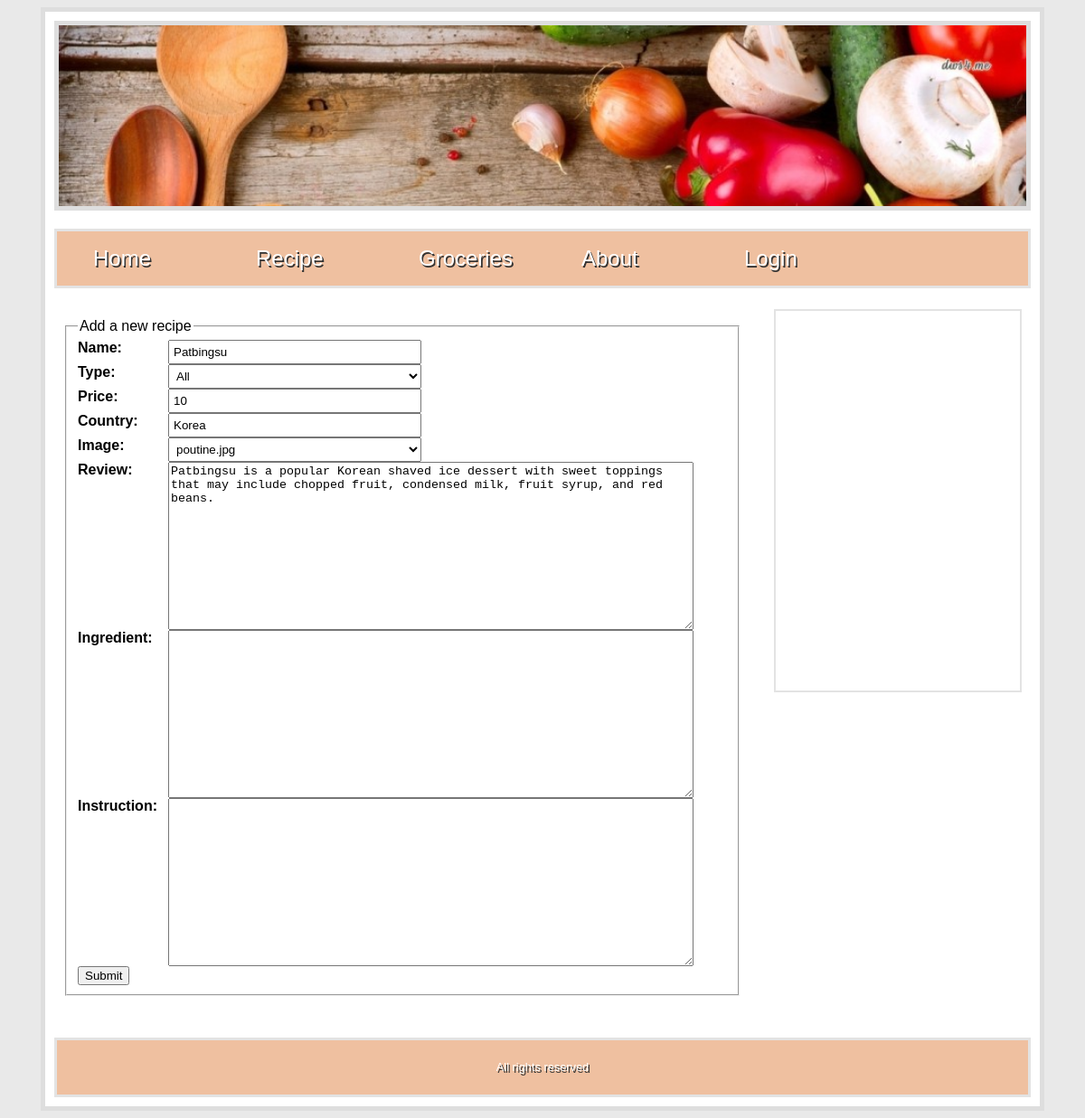
/RecipeAdd.php?update=2, run on the app's committed database.
### tables this page shows
CREATE TABLE IF NOT EXISTS `recipe` (
  `id` int(11) NOT NULL AUTO_INCREMENT,
  `name` varchar(255) DEFAULT NULL,
  `type` varchar(255) DEFAULT NULL,
  `price` double DEFAULT NULL,
  `country` varchar(255) DEFAULT NULL,
  `image` varchar(255) DEFAULT NULL,
  `review` text,
  `ingredient` varchar(255) DEFAULT NULL,
  `instruction` varchar(255) DEFAULT NULL,
  PRIMARY KEY (`id`)
);

### Model/Credentials.php (called while the page is built)
<?php
$host = "localhost";
$user = "root";
$passwd = "";
$database = "recipedb";
?>

### Model/RecipeModel.php (called while the page is built, shortened)
<?php
require ("Entities/RecipeEntity.php");
class RecipeModel {
    function GetRecipeTypes() {
        require ('Credentials.php');
        $result = mysql_query("SELECT DISTINCT type FROM recipe") or die(mysql_error());
        $types = array();
        while ($row = mysql_fetch_array($result)) {
            array_push($types, $row[0]);
        }
        return $types;
    }
    function GetRecipeById($id) {
        require ('Credentials.php');
        $query = "SELECT * FROM recipe WHERE id = $id";
        $result = mysql_query($query) or die(mysql_error());
        while ($row = mysql_fetch_array($result)) {
            $name = $row[1];
            $type = $row[2];
            $price = $row[3];
            $country = $row[4];
            $image = $row[5];
            $review = $row[6];
            $ingredient = $row[7];
            $instruction = $row[8];
            $recipe = new RecipeEntity($id, $name, $type, $price, $country, $image, $review, $ingredient, $instruction);
        }
        return $recipe;
    }
}
?>

### Entities/RecipeEntity.php (called while the page is built, shortened)
<?php
class RecipeEntity
{
    function __construct($id, $name, $type, $price, $country, $image, $review) {
        $this->name = $name;
        $this->price = $price;
        $this->country = $country;
        $this->review = $review;
    }
}
?>

### RecipeAdd.php (the view, shortened to what this page needs)
<?php
require './Controller/RecipeController.php';
$recipeController = new RecipeController();
if(isset($_GET["update"]))
{
    $recipe = $recipeController->GetRecipeById($_GET["update"]);
    $content ="<form action='' method='post'>
    <fieldset>
        <legend>Add a new recipe</legend>
        <label for='name'>Name: </label>
        <input type='text' class='inputField' name='txtName' value='$recipe->name'/><br/>
        <label for='type'>Type: </label>
        <select class='inputField' name='ddlType'>
            <option value='%'>All</option>"
        .$recipeController->CreateOptionValues($recipeController->GetRecipeType()).
        "</select><br/>
        <label for='price'>Price: </label>
        <input type='text' class='inputField' name='txtPrice' value='$recipe->price'/><br/>
        <label for='country'>Country: </label>
        <input type='text' class='inputField' name='txtCountry' value='$recipe->country'/><br/>
        <label for='image'>Image: </label>
        <select class='inputField'name='ddlImage'>"
        .$recipeController->GetImages().
        "</select></br>
        <label for='review'>Review: </label>
        <textarea cols='70' rows='12' name='txtReview'>$recipe->review</textarea></br>
        <label for='ingredient'>Ingredient: </label>
        <textarea cols='70' rows='12' name='txtIngredient'>$recipe->ingredient</textarea></br>
        <label for='instruction'>Instruction: </label>
        <textarea cols='70' rows='12' name='txtInstruction'>$recipe->instruction</textarea></br>
        <input type='submit'name='submit1' value='Submit'>
    </fieldset>
</form>";
}
include './Templates.php';
?>

### Styles/Stylesheet.css (style rules this page uses)
body { font-family: lucida grande ,tahoma,verdana,arial,sans-serif; background-color: #e9e9e9; }
.inputField { width:280px; padding:4px; }
label { float:left; width:100px; font-weight:bold; }

### data on the page
recipe: txtName "Patbingsu", txtPrice "10", txtCountry "Korea", txtReview "Patbingsu is a popular Korean shaved ice dessert with sweet toppings that may include chopped fruit, condensed milk, fruit syrup, and red beans."

### other printed values
form field ddlImage "poutine.jpg"
